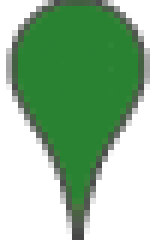
#> input picture pin_small.png, 25 x 40 px (shown 6 times larger)
$ python pinmaker.py
#> lines starting #> are read from the running program, lines starting #| are printed output that depends on the picture
from PIL import Image, ImageDraw, ImageFont
import os

# Config
pin_image_path = "pin_small.png"
font_path = "Inter_18pt-SemiBold.ttf"
font_size = 12
font_color="white"
number_of_pins = 10
pin_name = "marker_greenborder"
# End config

output_folder = "output"
os.makedirs(output_folder, exist_ok=True)

# Load the pin image
try:
    pin_image = Image.open(pin_image_path).convert("RGBA")
#> pin_image is the input picture: PIL image 25x40 RGBA; mean R, G, B, A 66.4, 113.8, 71.1, 138
except FileNotFoundError:
    raise FileNotFoundError(f"Could not find the image at {pin_image_path}")

# Load the font
try:
    font = ImageFont.truetype(font_path, font_size)
except IOError:
    front = ImageFont.load_default()
    print(f"Could not load the font at {font_path}, using default font instead")
except FileNotFoundError:
    raise FileNotFoundError(f"Could not find the font at {font_path}")

# Generate the pin images
for i in range(1, number_of_pins + 1):
    # Create the output image
    img = pin_image.copy()
    draw = ImageDraw.Draw(img)
    text = str(i)

    # Calculate the position of the text
    bbox = draw.textbbox((0, 0), text, font=font)
    text_width = bbox[2] - bbox[0]
    image_width, image_height = img.size
    x = (image_width - text_width) / 2
    y = 4

    # Draw the text
    draw.text((x, y), text, font=font, fill=font_color)

    # Save the image
    output_filename = os.path.join(output_folder, f"{pin_name}{i}.png")
    img.save(output_filename)
    print(f"Saved {output_filename}")
#> this loop made 10 passes
#> (bbox, text_width, x) on passes 1 to 10: ((0, 3, 8, 12), 8, 8.5), ((0, 3, 8, 12), 8, 8.5), ((0, 3, 8, 12), 8, 8.5), ((0, 3, 8, 12), 8, 8.5), ((0, 3, 8, 12), 8, 8.5), ((0, 3, 8, 12), 8, 8.5), ((0, 3, 8, 12), 8, 8.5), ((0, 3, 8, 12), 8, 8.5), ((0, 3, 8, 12), 8, 8.5), ((0, 3, 15, 12), 15, 5)
#> pass 1, `img.save(output_filename)`:
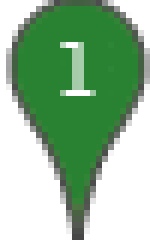
#> saved as marker_greenborder1.png: PIL image 25x40 RGBA (shown 6 times larger); mean R, G, B, A 70, 115.9, 74.5, 138; transparent parts drawn white
#> pass 2, `img.save(output_filename)`:
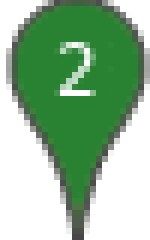
#> saved as marker_greenborder2.png: PIL image 25x40 RGBA (shown 6 times larger); mean R, G, B, A 70.5, 116.3, 75, 138; transparent parts drawn white
#> after the loop:
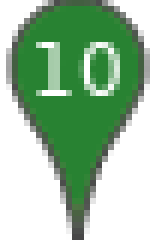
#> img: PIL image 25x40 RGBA (shown 6 times larger); mean R, G, B, A 75.1, 118.9, 79.3, 138; transparent parts drawn white

print("Pin images generated successfully!")
